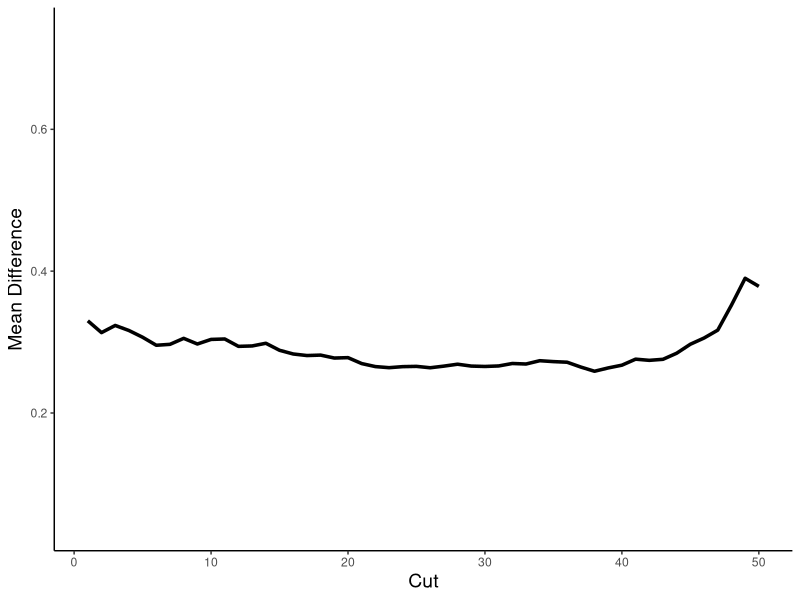

This figure's R source:
library("ggplot2")

mambac.x <- c(1,2,3,4,5,6,7,8,9,10,11,12,13,14,15,16,17,18,19,20,21,22,23,24,25,26,27,28,29,30,31,32,33,34,35,36,37,38,39,40,41,42,43,44,45,46,47,48,49,50)
mambac.y <- c(0.3299812,0.3133272,0.3234226,0.3163186,0.3067978,0.2954798,0.2967851,0.3052279,0.2972633,0.3037245,0.3043366,0.2939427,0.2945084,0.298302,0.2883989,0.2831783,0.280995,0.2816066,0.2774625,0.2780238,0.2696556,0.2654112,0.2638716,0.2653396,0.2657222,0.2637592,0.266065,0.2687736,0.2661318,0.2655892,0.2663093,0.2697764,0.2690438,0.2737014,0.2724385,0.2715759,0.264753,0.258835,0.2635221,0.2673901,0.2758804,0.2742202,0.2756782,0.2842586,0.2969466,0.305701,0.3168075,0.3520702,0.3899364,0.3785275)

maxeig.x <- c(-1.20392,-1.137672,-1.081361,-1.042338,-0.9895499,-0.942041,-0.9058154,-0.8828393,-0.8300517,-0.777264,-0.7244763,-0.6716886,-0.6149682,-0.548416,-0.4956283,-0.4481194,-0.3953317,-0.3458564,-0.3261928,-0.3065292,-0.2868656,-0.267202,-0.2514711,-0.2377066,-0.2180429,-0.2003457,-0.1806821,-0.1610185,-0.1413549,-0.1216912,-0.03929395,0.06847603,0.1880442,0.3017132,0.4094832,0.5064762,0.6142461,0.7220161,0.8297861,0.9375561,0.9825924,1.002256,1.023886,1.04355,1.063213,1.08091,1.150058,1.224704,1.29935,1.373996)
maxeig.y <- c(0.1460606,0.1424032,0.1285738,0.1184128,0.1315269,0.126408,0.1389201,0.1408396,0.1444152,0.1391494,0.1399241,0.1384816,0.1358069,0.154473,0.1600073,0.1623428,0.1468649,0.139238,0.138273,0.1397966,0.140642,0.143044,0.1480703,0.130754,0.1340193,0.1367881,0.1406214,0.1571502,0.1469597,0.136764,0.1272754,0.1251666,0.134143,0.1553371,0.1573562,0.1707734,0.1758845,0.1701078,0.1858044,0.200713,0.2110441,0.2101976,0.2222851,0.2271702,0.2478218,0.2387221,0.2565265,0.2909438,0.292235,0.2906775)

lmode.x <-
  c(
    -3.105749,
    -3.093992,
    -3.082234,
    -3.070477,
    -3.05872,
    -3.046962,
    -3.035205,
    -3.023447,
    -3.01169,
    -2.999933,
    -2.988175,
    -2.976418,
    -2.96466,
    -2.952903,
    -2.941146,
    -2.929388,
    -2.917631,
    -2.905873,
    -2.894116,
    -2.882359,
    -2.870601,
    -2.858844,
    -2.847086,
    -2.835329,
    -2.823572,
    -2.811814,
    -2.800057,
    -2.788299,
    -2.776542,
    -2.764785,
    -2.753027,
    -2.74127,
    -2.729512,
    -2.717755,
    -2.705998,
    -2.69424,
    -2.682483,
    -2.670725,
    -2.658968,
    -2.647211,
    -2.635453,
    -2.623696,
    -2.611938,
    -2.600181,
    -2.588424,
    -2.576666,
    -2.564909,
    -2.553151,
    -2.541394,
    -2.529637,
    -2.517879,
    -2.506122,
    -2.494364,
    -2.482607,
    -2.47085,
    -2.459092,
    -2.447335,
    -2.435577,
    -2.42382,
    -2.412063,
    -2.400305,
    -2.388548,
    -2.37679,
    -2.365033,
    -2.353276,
    -2.341518,
    -2.329761,
    -2.318003,
    -2.306246,
    -2.294489,
    -2.282731,
    -2.270974,
    -2.259216,
    -2.247459,
    -2.235702,
    -2.223944,
    -2.212187,
    -2.200429,
    -2.188672,
    -2.176915,
    -2.165157,
    -2.1534,
    -2.141642,
    -2.129885,
    -2.118128,
    -2.10637,
    -2.094613,
    -2.082855,
    -2.071098,
    -2.059341,
    -2.047583,
    -2.035826,
    -2.024068,
    -2.012311,
    -2.000554,
    -1.988796,
    -1.977039,
    -1.965281,
    -1.953524,
    -1.941767,
    -1.930009,
    -1.918252,
    -1.906494,
    -1.894737,
    -1.88298,
    -1.871222,
    -1.859465,
    -1.847707,
    -1.83595,
    -1.824193,
    -1.812435,
    -1.800678,
    -1.78892,
    -1.777163,
    -1.765406,
    -1.753648,
    -1.741891,
    -1.730133,
    -1.718376,
    -1.706619,
    -1.694861,
    -1.683104,
    -1.671346,
    -1.659589,
    -1.647832,
    -1.636074,
    -1.624317,
    -1.612559,
    -1.600802,
    -1.589045,
    -1.577287,
    -1.56553,
    -1.553772,
    -1.542015,
    -1.530258,
    -1.5185,
    -1.506743,
    -1.494985,
    -1.483228,
    -1.471471,
    -1.459713,
    -1.447956,
    -1.436198,
    -1.424441,
    -1.412684,
    -1.400926,
    -1.389169,
    -1.377411,
    -1.365654,
    -1.353897,
    -1.342139,
    -1.330382,
    -1.318624,
    -1.306867,
    -1.29511,
    -1.283352,
    -1.271595,
    -1.259837,
    -1.24808,
    -1.236323,
    -1.224565,
    -1.212808,
    -1.20105,
    -1.189293,
    -1.177536,
    -1.165778,
    -1.154021,
    -1.142263,
    -1.130506,
    -1.118749,
    -1.106991,
    -1.095234,
    -1.083476,
    -1.071719,
    -1.059962,
    -1.048204,
    -1.036447,
    -1.024689,
    -1.012932,
    -1.001175,
    -0.9894173,
    -0.9776599,
    -0.9659025,
    -0.9541451,
    -0.9423877,
    -0.9306303,
    -0.9188729,
    -0.9071155,
    -0.8953581,
    -0.8836007,
    -0.8718433,
    -0.8600859,
    -0.8483285,
    -0.8365711,
    -0.8248137,
    -0.8130563,
    -0.8012989,
    -0.7895415,
    -0.7777841,
    -0.7660267,
    -0.7542693,
    -0.7425119,
    -0.7307545,
    -0.7189971,
    -0.7072397,
    -0.6954823,
    -0.6837249,
    -0.6719675,
    -0.6602101,
    -0.6484527,
    -0.6366953,
    -0.6249379,
    -0.6131805,
    -0.6014231,
    -0.5896657,
    -0.5779083,
    -0.5661509,
    -0.5543935,
    -0.5426361,
    -0.5308787,
    -0.5191213,
    -0.5073639,
    -0.4956065,
    -0.4838491,
    -0.4720917,
    -0.4603343,
    -0.4485769,
    -0.4368195,
    -0.4250621,
    -0.4133047,
    -0.4015473,
    -0.3897899,
    -0.3780325,
    -0.3662751,
    -0.3545177,
    -0.3427603,
    -0.3310029,
    -0.3192455,
    -0.3074881,
    -0.2957307,
    -0.2839733,
    -0.2722159,
    -0.2604585,
    -0.2487011,
    -0.2369437,
    -0.2251863,
    -0.2134289,
    -0.2016715,
    -0.1899141,
    -0.1781567,
    -0.1663993,
    -0.1546419,
    -0.1428845,
    -0.1311271,
    -0.1193697,
    -0.1076123,
    -0.09585488,
    -0.08409748,
    -0.07234008,
    -0.06058268,
    -0.04882528,
    -0.03706788,
    -0.02531048,
    -0.01355308,
    -0.001795678,
    0.009961722,
    0.02171912,
    0.03347652,
    0.04523392,
    0.05699132,
    0.06874872,
    0.08050612,
    0.09226352,
    0.1040209,
    0.1157783,
    0.1275357,
    0.1392931,
    0.1510505,
    0.1628079,
    0.1745653,
    0.1863227,
    0.1980801,
    0.2098375,
    0.2215949,
    0.2333523,
    0.2451097,
    0.2568671,
    0.2686245,
    0.2803819,
    0.2921393,
    0.3038967,
    0.3156541,
    0.3274115,
    0.3391689,
    0.3509263,
    0.3626837,
    0.3744411,
    0.3861985,
    0.3979559,
    0.4097133,
    0.4214707,
    0.4332281,
    0.4449855,
    0.4567429,
    0.4685003,
    0.4802577,
    0.4920151,
    0.5037725,
    0.5155299,
    0.5272873,
    0.5390447,
    0.5508021,
    0.5625595,
    0.5743169,
    0.5860743,
    0.5978317,
    0.6095891,
    0.6213465,
    0.6331039,
    0.6448613,
    0.6566187,
    0.6683761,
    0.6801335,
    0.6918909,
    0.7036483,
    0.7154057,
    0.7271631,
    0.7389205,
    0.7506779,
    0.7624353,
    0.7741927,
    0.7859501,
    0.7977075,
    0.8094649,
    0.8212223,
    0.8329797,
    0.8447371,
    0.8564945,
    0.8682519,
    0.8800093,
    0.8917667,
    0.9035241,
    0.9152815,
    0.9270389,
    0.9387963,
    0.9505537,
    0.9623111,
    0.9740685,
    0.9858259,
    0.9975833,
    1.009341,
    1.021098,
    1.032856,
    1.044613,
    1.05637,
    1.068128,
    1.079885,
    1.091643,
    1.1034,
    1.115157,
    1.126915,
    1.138672,
    1.15043,
    1.162187,
    1.173944,
    1.185702,
    1.197459,
    1.209217,
    1.220974,
    1.232731,
    1.244489,
    1.256246,
    1.268004,
    1.279761,
    1.291518,
    1.303276,
    1.315033,
    1.326791,
    1.338548,
    1.350305,
    1.362063,
    1.37382,
    1.385578,
    1.397335,
    1.409092,
    1.42085,
    1.432607,
    1.444365,
    1.456122,
    1.467879,
    1.479637,
    1.491394,
    1.503152,
    1.514909,
    1.526666,
    1.538424,
    1.550181,
    1.561939,
    1.573696,
    1.585453,
    1.597211,
    1.608968,
    1.620726,
    1.632483,
    1.64424,
    1.655998,
    1.667755,
    1.679513,
    1.69127,
    1.703027,
    1.714785,
    1.726542,
    1.7383,
    1.750057,
    1.761814,
    1.773572,
    1.785329,
    1.797087,
    1.808844,
    1.820601,
    1.832359,
    1.844116,
    1.855874,
    1.867631,
    1.879388,
    1.891146,
    1.902903,
    1.914661,
    1.926418,
    1.938175,
    1.949933,
    1.96169,
    1.973448,
    1.985205,
    1.996962,
    2.00872,
    2.020477,
    2.032235,
    2.043992,
    2.055749,
    2.067507,
    2.079264,
    2.091022,
    2.102779,
    2.114536,
    2.126294,
    2.138051,
    2.149809,
    2.161566,
    2.173323,
    2.185081,
    2.196838,
    2.208596,
    2.220353,
    2.23211,
    2.243868,
    2.255625,
    2.267383,
    2.27914,
    2.290897,
    2.302655,
    2.314412,
    2.32617,
    2.337927,
    2.349684,
    2.361442,
    2.373199,
    2.384957,
    2.396714,
    2.408471,
    2.420229,
    2.431986,
    2.443744,
    2.455501,
    2.467258,
    2.479016,
    2.490773,
    2.502531,
    2.514288,
    2.526045,
    2.537803,
    2.54956,
    2.561318,
    2.573075,
    2.584832,
    2.59659,
    2.608347,
    2.620104,
    2.631862,
    2.643619,
    2.655377,
    2.667134,
    2.678891,
    2.690649,
    2.702406,
    2.714164,
    2.725921,
    2.737678,
    2.749436,
    2.761193,
    2.772951,
    2.784708,
    2.796465,
    2.808223,
    2.81998,
    2.831738,
    2.843495,
    2.855252,
    2.86701,
    2.878767,
    2.890525,
    2.902282
  )

lmode.y <-
  c(
    0.0003184232,
    0.0003670903,
    0.0004225262,
    0.0004867168,
    0.0005583739,
    0.0006380265,
    0.0007273863,
    0.0008300359,
    0.0009435459,
    0.001068583,
    0.001206848,
    0.001364278,
    0.001536702,
    0.001724888,
    0.001930161,
    0.002161629,
    0.002412686,
    0.002684131,
    0.002976765,
    0.003302556,
    0.003652815,
    0.00402792,
    0.004428577,
    0.004867128,
    0.005335175,
    0.0058316,
    0.00635687,
    0.006922633,
    0.007521538,
    0.008150594,
    0.00880989,
    0.0095093,
    0.01024308,
    0.01100633,
    0.01179868,
    0.01262738,
    0.01348848,
    0.01437561,
    0.01528792,
    0.01622972,
    0.01719855,
    0.01818749,
    0.01919534,
    0.02022369,
    0.02127093,
    0.02233081,
    0.023402,
    0.02448419,
    0.02557582,
    0.02667251,
    0.02777307,
    0.0288764,
    0.02998041,
    0.03108338,
    0.03218453,
    0.03328287,
    0.03437588,
    0.03546442,
    0.03654823,
    0.03762705,
    0.03869847,
    0.03976506,
    0.04082705,
    0.04188471,
    0.04293705,
    0.04398649,
    0.04503363,
    0.04607897,
    0.04712306,
    0.04816719,
    0.04921185,
    0.05025745,
    0.0513051,
    0.05235491,
    0.05340674,
    0.0544606,
    0.05551695,
    0.05657493,
    0.05763374,
    0.05869289,
    0.05975134,
    0.0608074,
    0.06186028,
    0.06290911,
    0.06395134,
    0.06498442,
    0.06600876,
    0.06702339,
    0.06802517,
    0.06901062,
    0.06998244,
    0.07094008,
    0.07188099,
    0.07280125,
    0.07370616,
    0.07459594,
    0.07546963,
    0.07632417,
    0.07716646,
    0.07799758,
    0.07881838,
    0.07962872,
    0.08043476,
    0.08123831,
    0.08204117,
    0.08284845,
    0.08366264,
    0.08448577,
    0.08531988,
    0.08617489,
    0.08704915,
    0.0879437,
    0.0888603,
    0.08981123,
    0.09079229,
    0.09180224,
    0.09284219,
    0.09392427,
    0.09504378,
    0.09619671,
    0.09738344,
    0.0986144,
    0.09988618,
    0.1011924,
    0.102533,
    0.1039165,
    0.105342,
    0.1068016,
    0.1082955,
    0.1098307,
    0.1114101,
    0.113025,
    0.1146757,
    0.116369,
    0.1181127,
    0.1198964,
    0.1217213,
    0.1235935,
    0.1255274,
    0.1275091,
    0.1295402,
    0.1316256,
    0.1337872,
    0.1360054,
    0.1382814,
    0.1406178,
    0.1430433,
    0.1455312,
    0.1480821,
    0.1506963,
    0.1534025,
    0.1561724,
    0.1590036,
    0.1618953,
    0.1648687,
    0.1679003,
    0.1709841,
    0.1741178,
    0.1773139,
    0.1805552,
    0.1838337,
    0.1871464,
    0.1904982,
    0.193878,
    0.1972783,
    0.2006965,
    0.2041327,
    0.2075806,
    0.2110356,
    0.2144961,
    0.2179604,
    0.2214259,
    0.2248911,
    0.2283554,
    0.231818,
    0.235278,
    0.2387361,
    0.2421922,
    0.2456461,
    0.2490975,
    0.252547,
    0.255994,
    0.2594381,
    0.2628763,
    0.2663083,
    0.2697323,
    0.273146,
    0.2765392,
    0.2799126,
    0.2832627,
    0.2865857,
    0.2898572,
    0.2930847,
    0.2962631,
    0.2993873,
    0.3024191,
    0.305373,
    0.3082459,
    0.3110323,
    0.3136854,
    0.3162241,
    0.3186522,
    0.3209656,
    0.3231161,
    0.3251236,
    0.3270024,
    0.3287509,
    0.3303281,
    0.3317512,
    0.3330451,
    0.3342115,
    0.3352225,
    0.3360904,
    0.3368473,
    0.337498,
    0.3380285,
    0.3384472,
    0.3387868,
    0.3390534,
    0.3392445,
    0.3393666,
    0.3394458,
    0.339488,
    0.3394967,
    0.3394784,
    0.3394481,
    0.3394099,
    0.3393681,
    0.3393299,
    0.3392987,
    0.339276,
    0.3392639,
    0.3392691,
    0.3392868,
    0.3393166,
    0.3393583,
    0.3394154,
    0.3394811,
    0.3395543,
    0.3396336,
    0.3397188,
    0.3398059,
    0.3398941,
    0.3399823,
    0.340069,
    0.3401539,
    0.3402372,
    0.3403189,
    0.3403994,
    0.3404802,
    0.3405626,
    0.3406476,
    0.340738,
    0.3408363,
    0.3409429,
    0.341059,
    0.341189,
    0.3413352,
    0.3414955,
    0.3416704,
    0.3418635,
    0.3420762,
    0.3423036,
    0.3425453,
    0.3428021,
    0.3430739,
    0.3433546,
    0.3436427,
    0.343937,
    0.3442342,
    0.3445305,
    0.3448242,
    0.345113,
    0.3453911,
    0.3456592,
    0.3459161,
    0.3461607,
    0.3463857,
    0.3465968,
    0.3467941,
    0.3469777,
    0.3471429,
    0.3472967,
    0.3474406,
    0.3475755,
    0.347701,
    0.3478219,
    0.3479397,
    0.3480557,
    0.348171,
    0.3482872,
    0.3484041,
    0.3485216,
    0.3486389,
    0.3487534,
    0.3488631,
    0.3489657,
    0.3490545,
    0.3491224,
    0.3491676,
    0.3491859,
    0.3491636,
    0.3490877,
    0.3489613,
    0.3487794,
    0.3485238,
    0.3481735,
    0.3477427,
    0.3472268,
    0.3466081,
    0.345857,
    0.3450023,
    0.3440417,
    0.342963,
    0.3417298,
    0.3403851,
    0.3389296,
    0.3373597,
    0.3356371,
    0.3338136,
    0.3318929,
    0.3298786,
    0.3277394,
    0.3255251,
    0.3232416,
    0.3208946,
    0.3184723,
    0.3160068,
    0.3135067,
    0.3109779,
    0.308423,
    0.3058586,
    0.3032913,
    0.3007257,
    0.2981717,
    0.2956352,
    0.2931176,
    0.2906215,
    0.2881574,
    0.2857258,
    0.2833225,
    0.2809482,
    0.2786103,
    0.2763074,
    0.2740318,
    0.2717827,
    0.2695637,
    0.2673734,
    0.2652036,
    0.2630528,
    0.2609218,
    0.2588099,
    0.2567104,
    0.2546218,
    0.2525439,
    0.250476,
    0.2484139,
    0.2463565,
    0.2443031,
    0.2422528,
    0.240203,
    0.2381531,
    0.2361021,
    0.234047,
    0.2319872,
    0.2299215,
    0.2278487,
    0.2257621,
    0.2236628,
    0.2215493,
    0.2194199,
    0.2172636,
    0.2150829,
    0.212877,
    0.2106441,
    0.2083693,
    0.2060564,
    0.2037068,
    0.2013189,
    0.1988768,
    0.1963843,
    0.1938469,
    0.1912638,
    0.1886211,
    0.1859221,
    0.1831766,
    0.1803852,
    0.1775389,
    0.1746402,
    0.1717021,
    0.1687268,
    0.165711,
    0.1626577,
    0.1595803,
    0.1564817,
    0.153364,
    0.1502328,
    0.1470974,
    0.1439615,
    0.1408297,
    0.1377127,
    0.1346125,
    0.1315323,
    0.128477,
    0.1254637,
    0.1224849,
    0.1195431,
    0.1166409,
    0.1138025,
    0.1110108,
    0.1082672,
    0.1055729,
    0.1029523,
    0.1003864,
    0.0978736,
    0.09541416,
    0.09302941,
    0.09070263,
    0.08842893,
    0.08620795,
    0.08405696,
    0.0819633,
    0.07991946,
    0.07792469,
    0.07599212,
    0.07411362,
    0.07227986,
    0.07048987,
    0.06875302,
    0.06706525,
    0.06541619,
    0.06380471,
    0.06223689,
    0.06071183,
    0.0592188,
    0.05775658,
    0.05632849,
    0.05493561,
    0.05356763,
    0.05222332,
    0.05090385,
    0.04961118,
    0.04833627,
    0.04707795,
    0.04583606,
    0.04461259,
    0.04340047,
    0.04219878,
    0.04100686,
    0.03982639,
    0.03865263,
    0.03748505,
    0.03632316,
    0.03516864,
    0.03401885,
    0.03287374,
    0.03173332,
    0.03059998,
    0.02947257,
    0.0283513,
    0.0272367,
    0.02613271,
    0.0250388,
    0.02395505,
    0.02288231,
    0.02182622,
    0.02078662,
    0.01976268,
    0.01875538,
    0.01777145,
    0.01681142,
    0.01587269,
    0.01495615,
    0.01406866,
    0.01321197,
    0.01238114,
    0.01157674,
    0.01080483,
    0.01006881,
    0.009361214,
    0.008682249,
    0.008036431,
    0.007428954,
    0.006850192,
    0.00629996,
    0.005780956,
    0.005299894,
    0.004845744,
    0.004418009,
    0.004017665,
    0.003652379,
    0.003310662,
    0.002991831,
    0.002695503,
    0.002429595,
    0.002183085,
    0.001955223,
    0.001745261,
    0.001559194,
    0.001388692,
    0.001232539,
    0.001090023,
    0.000964924,
    0.0008518322,
    0.0007491987,
    0.000656414,
    0.0005756726,
    0.0005037215,
    0.000439008,
    0.000381051,
    0.0003310122,
    0.0002870924
  )

mambac.y.range <- c(0.04054983,0.7368128)
maxeig.y.range <- c(0.05763526,0.4677298)
lmode.y.range <- c(3.09519e-05,0.4338556)

mamb <- data.frame(mambac.x, mambac.y)
names(mamb)[names(mamb) == "mambac.x"] <- "xvalues"
names(mamb)[names(mamb) == "mambac.y"] <- "yvalues"

ggplot(mamb, aes(x = xvalues, y = yvalues)) +
  geom_line(size = 1.2) +
  ylim(mambac.y.range) +
  xlab("Cut") + ylab("Mean Difference") +
  theme(
    axis.title = element_text(size = 14),
    panel.grid.major = element_blank(),
    panel.grid.minor = element_blank(),
    panel.background = element_blank(),
    axis.line = element_line(colour = "black")
  )
  
  
  
  
  